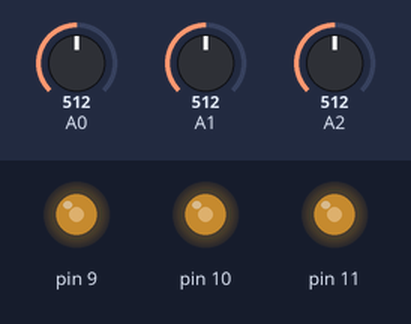
Recording of a sketch running on a simulated Arduino Uno, built with avr-gcc and run on an emulated ATmega328P. Parts: output pins drawn as LEDs (lit = HIGH). The test bench sets the inputs (shaded band); at power-on: A0 = 512, A1 = 512, A2 = 512.

Above: at 1.2 s.
1.3 s: A0 set to 716
At 2.5 s:
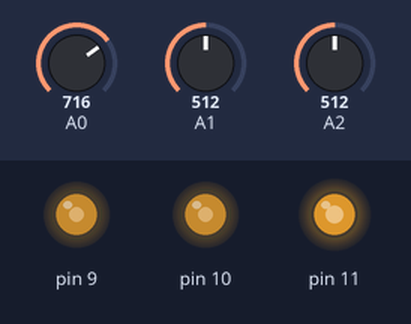
2.8 s: A1 set to 716
At 3.3 s:
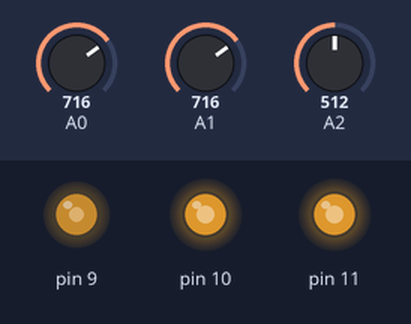
4.3 s: A2 set to 716
At 4.6 s:
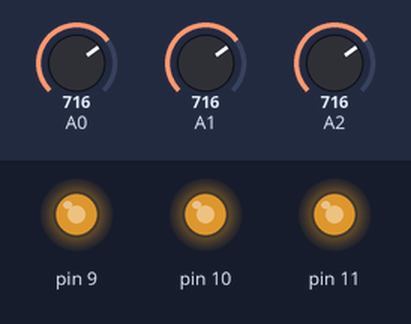
5.8 s: A0 set to 900
At 7.0 s:
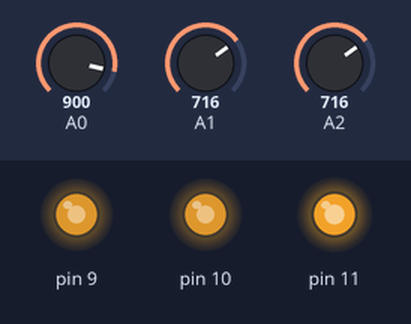
7.3 s: A1 set to 900
At 7.9 s:
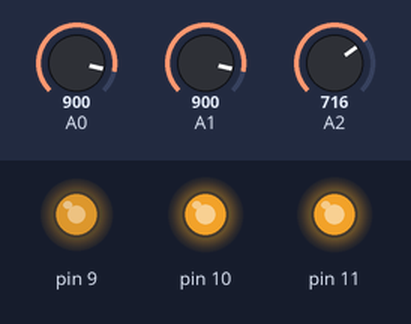
8.8 s: A2 set to 900
At 9.2 s:
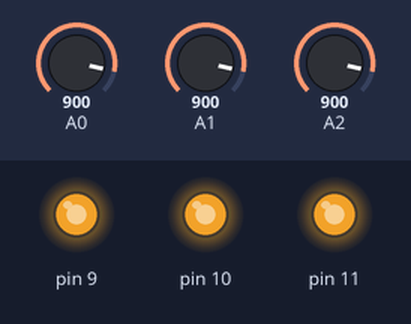
Timing chart, 0 to 11.3 s (numbered marks = the images above; inputs shaded):
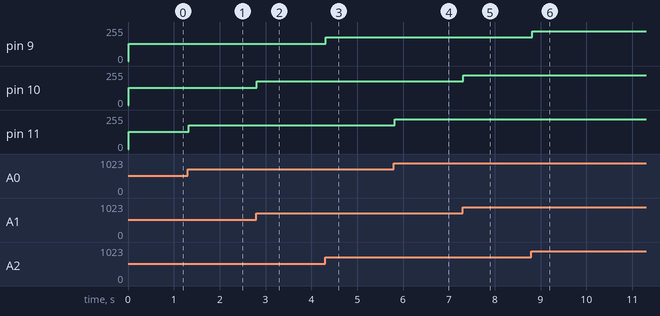

Measured:
- after the input at 1.3 s, pin 11: 128/255 → 179/255 at once
- after the input at 2.8 s, pin 10: 128/255 → 179/255 at once
- after the input at 4.3 s, pin 9: 128/255 → 179/255 at once
- after the input at 5.8 s, pin 11: 179/255 → 225/255 at once
- after the input at 7.3 s, pin 10: 179/255 → 225/255 at once
- after the input at 8.8 s, pin 9: 179/255 → 225/255 at once

The sketch:

sketch.ino.ino
```cpp
int const rInput = A0;
int const bInput = A1;
int const gInput = A2;

int sensorValueR, sensorValueB, sensorValueG;
int rValue, bValue, gValue;

void setup() {
  // put your setup code here, to run once:
  Serial.begin(9600);

  for(int i = 9; i < 12; i++) {
    pinMode(i, OUTPUT);
  }

}

void loop() {
  // put your main code here, to run repeatedly:
  sensorValueR = analogRead(A0);
  delay(5);
  sensorValueB = analogRead(A1);
  delay(5);
  sensorValueG = analogRead(A2);
  delay(5);
  rValue = sensorValueR/4;
  bValue = sensorValueB/4;
  gValue = sensorValueG/4;
  /*Serial.print("temp: ");
  Serial.println(sensorValueT);
  Serial.print("\tG: ");
  Serial.print(gValue);
  Serial.print("\tB: ");
  Serial.println(bValue);*/

  analogWrite(11, rValue);
  analogWrite(10, bValue);
  analogWrite(9, gValue);
}
```
